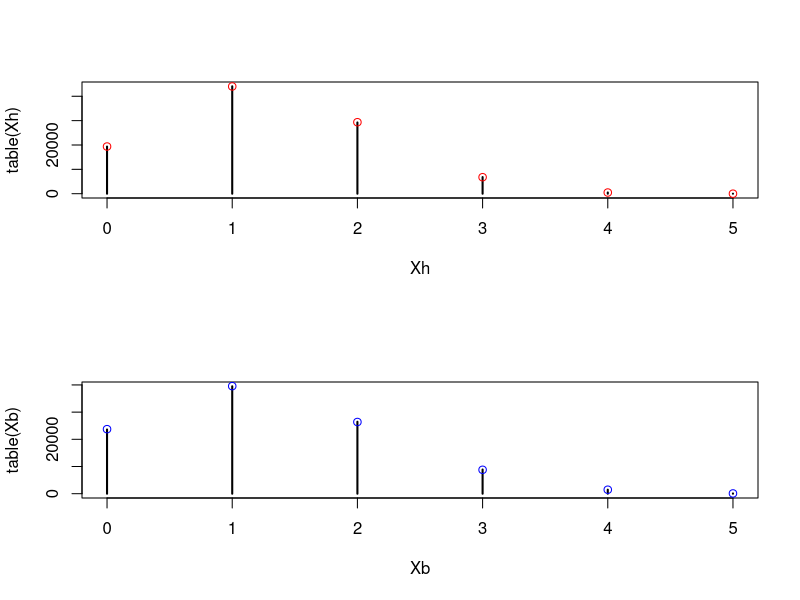

Reproduce this figure in R.
Xh = c()
Xb = c()
size = 100000
for(i in c(1:size))
{
	h = sample(c(rep(0, 15), rep(1, 5)), 5, replace = F)
	b = sample(c(rep(0, 15), rep(1, 5)), 5, replace = T)
	
	Xh[i] = sum(h)
	Xb[i] = sum(b)
}
table(Xh)
table(Xb)

par(mfrow = c(2,1))
plot(table(Xh))
points(c(0:5),dhyper(0:5, 5, 15, 5)*size, col="red") 
plot(table(Xb))
points(c(0:5),dbinom(0:5, 5, 0.25)*size, col="blue")
